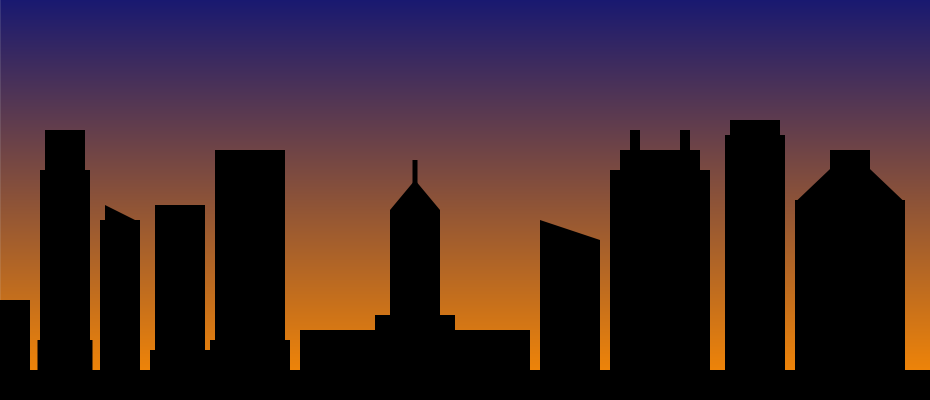
Frame 1 (no input)
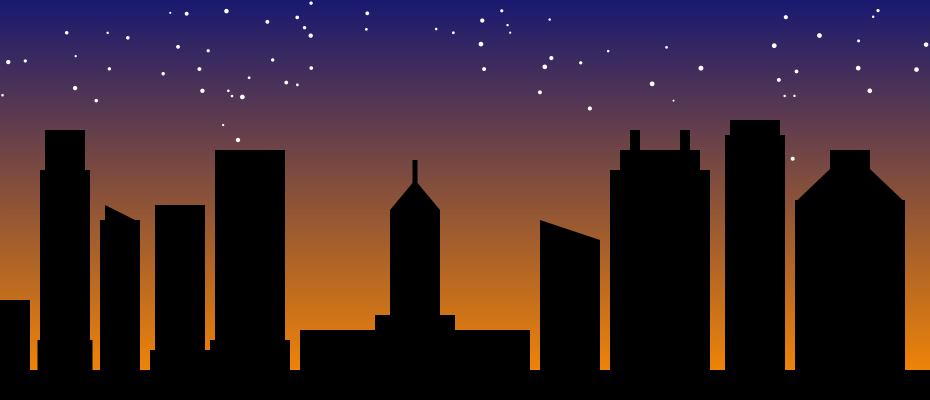
Frame 60 (the mouse pressed at the canvas centre just before this capture)
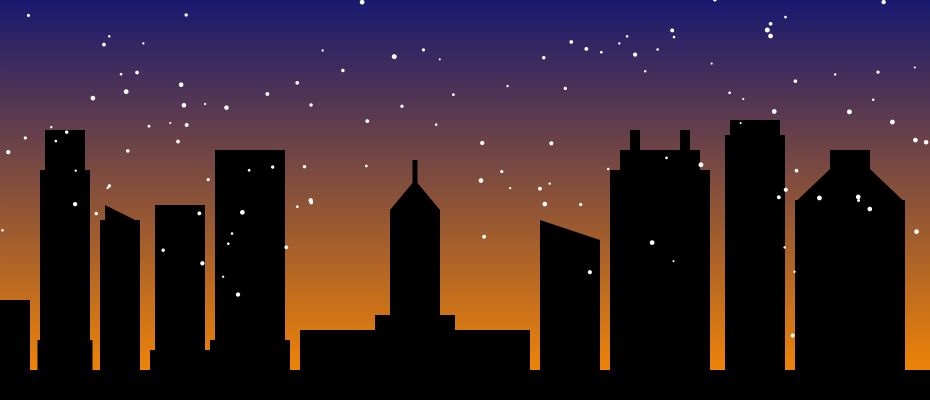
Frame 120 (the mouse held since frame 60 and released just before this capture)

The Processing sketch that drew these frames (run headless with seeded random() and noise(); from frame 60 on, the mouse is pressed at the canvas centre):

// Processing sketch: Brady_Anderson
// ── Brady_Anderson.pde
int snowflakeCount = 200; // Number of snowflakes
Snowflake[] snowflakes = new Snowflake[snowflakeCount]; // Array to store snowflakes

void setup() {
  size(930, 400);
  
  // Initialize snowflakes
  for (int i = 0; i < snowflakeCount; i++) {
    snowflakes[i] = new Snowflake();
  }
}

void draw() {
  // Draw twilight sky
  drawTwilightSky();
  
  // Draw edmonton skyline 
  drawBuildings();
  
  // Draw and animate snowfall
  for (int i = 0; i < snowflakeCount; i++) {
    snowflakes[i].fall();
    snowflakes[i].display();
  }
}

void drawTwilightSky() {
  // create a gradient from dark blue to orange
  for (int y = 0; y < height; y++) {
    float inter = map(y, 0, height, 0, 1); 
    color c = lerpColor(color(25, 25, 112), color(255, 140, 0), inter); 
    stroke(c);
    line(0, y, width, y); // Draw horizontal line
  }
}

void drawBuildings() {
  fill(0); // Black fill for buildings
  noStroke(); 
  
  // Ground
  rect(0, 370, width, 30);
  
  // draw the skyline 
  rect(0, 300, 30, 100);  
  rect(40, 170, 50, 230);  
  rect(45, 130, 40, 50);
  rect(37.5, 340, 55, 60); 
  
  rect(100, 220, 40, 200); 
  triangle(105, 220, 105, 205, 135, 220); 
  
  rect(155, 205, 50, 195); 
  rect(150, 350, 60, 50); 
  rect(215, 150, 70, 350);
  rect(210, 340, 80, 60);
  
  rect(300, 330, 230, 70);
  rect(375, 315, 80, 30);
  rect(390, 210, 50, 105);
  triangle(390, 210, 415, 180, 440, 210);
  rect(412.5, 160, 5, 25);
  
  rect(540, 240, 60, 150);
  triangle(540, 240, 540, 220, 600, 240);
  
  rect(610, 170, 100, 200);
  rect(620, 150, 80, 20);
  rect(630, 130, 10, 20);
  rect(680, 130, 10, 20);
  
  rect(725, 135, 60, 265);
  rect(730, 120, 50, 15);
  
  rect(795, 200, 110, 170);
  triangle(797.5, 200, 850, 150, 902.5, 200);
  rect(830, 150, 40, 50);
}

// Snowflake class
class Snowflake {
  float x, y;    // position of the snowflake
  float speed;   // falling speed
  float size;    // size of the snowflake
  
  // Constructor
  Snowflake() {
    x = random(width);       // random x position
    y = random(-height, 0);  // start above the screen
    speed = random(1, 3);    // random speed
    size = random(2, 5);     // random size
  }
  
  // make the snowflake fall
  void fall() {
    y += speed;              // move down
    if (y > height) {        // reset if it falls off the screen
      y = random(-50, 0);
      x = random(width);
    }
  }
  
  // Display the snowflake 
  void display() {
    fill(255);               // make the snowflake white
    noStroke();
    ellipse(x, y, size, size);
  }
}
